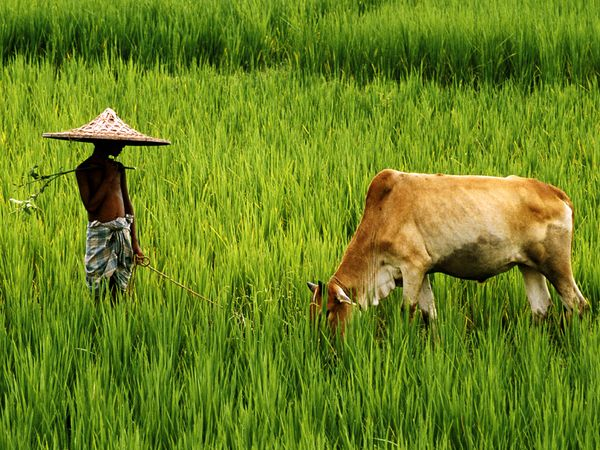
#> input picture Image Processing with OpenCV/images/bangladesh.jpg, 600 x 450 px
$ jupyter execute 'reading and writing image.ipynb'
#> lines starting #> are read from the running program, lines starting #| are printed output that depends on the picture
# ওপেনসিভি + পাইথনে ইমেজ প্রসেসিং
## ইমেজ কে ধরে বেঁধে কম্পিউটারের মেমোরিতে আনা, আবার বের করে দেয়া।
## মানে রিড রাইট আরকি!

## এইবার সত্যি সত্যি কোড দেখাবো 😁

আমরা ওপেনসিভি ইন্সটল করলাম কিন্তু কাজে লাগালাম না ব্যাপারটা কেমন দেখায়? চলেন কাজে লাগাই। এই অধ্যায়ে দেখা যাক কীভাবে ইমেজ রিড করতে হয়, একটা উইন্ডোতে দেখাতে হয় এবং কীভাবে সেটা সেভ করতে হয় । একাধিক উপায়ে কাজগুলো করা যায় । চলুন দেখা যাক!

 **ভালো হয় যদি আপনি আপনার IDE বা এডিটরে কোড লিখে প্র্যাকটিস করেন। শুধু দেখে গেলে কোন কাজে আসবে না ।**

## ইনপুট ইমেজ কই?

সিরিজের রুট ডিরেক্টরিতে images নামের ফোল্ডার আছে । আমি সেগুলো দিয়ে কাজ করবো । আপনি চাইলে আপনার পছন্দের ছবি নিয়ে কাজ করতে পারেন।

## ফার্স্ট রুল অফ দা বিজনেস! মডিউল ইম্পোর্ট করা

সবার প্রথম কাজ । আমার কিছু পাইথন মডিউল দরকার হবে , ওপেন্সিভি তো লাগবেই সাথে আরো কিছু মডিউল লাগবে । সেগুলো অ্যানাকন্ডার সাথে বিল্ট ইন হিসেবে আসে । এগুলো হচ্ছে numpy এবং maplotlib

[cell 1]
import cv2
import numpy as np
from matplotlib import pyplot as pt # আস্ত মডিউলের সব ইম্পোর্ট করা বাজে প্র্যাকটিস।

## ইমেজ রিড করা

ইমেজ রিড করার জন্য আমরা cv2 এর imread() মেথড টা নিয়ে কাজ করবো । imread() ২ টা আর্গুমেন্ট নেয় । একটা হচ্ছে ইমেজ ফাইলের নাম। আরেকটা হচ্ছে রিড মোড ফ্ল্যাগ।

রিড মোড ফ্ল্যাগ গুলো হচ্ছেঃ

- cv2.IMREAD_UNCHAGED => ছবি যেমন কালারে আছে তেমন ই লোড করা ।
- cv2.IMREAD_GRAYSCALE => গ্রে স্কেল মোডে লোড করা
- cv2.IMREAD_COLOR => রঙ্গিন হিসেবে লোড করা ।

__বিঃদ্রঃ__ এই অধ্যায়টা সহজ সরল রাখার সার্থে আমরা রঙিন ছবি লোড করছি না । কেন করছি না সেটা পরের অধ্যায়ে রঙিন এবং গ্রে স্কেল ইমেজের পার্থক্য নিয়ে কথা বলার সময় জানাবো । এখন আসেন ইমেজ লোড করি!

[cell 2]
image = cv2.imread('../images/bangladesh.jpg', cv2.IMREAD_GRAYSCALE)
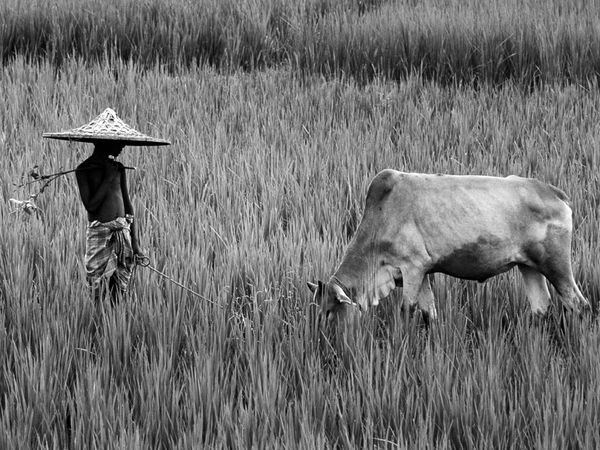
#> image: shape (450, 600); min 0, max 255, mean 111.5

## মোমেন্ট অফ ট্রুথ, ইমেজ আসলেই ম্যাট্রিক্স কিনা !

[cell 3]
print(image)
#> (printed output is left out)

## অতিকায়া ম্যাট্রিক্স!

তো যা বলেছিলাম আরকি । ইমেজ একটা ম্যাট্রিক্স। কিন্তু ম্যাট্রিক্স হিসেবে লোড করে কি হচ্ছে? আমি তো দেখতে পাচ্ছি না ছবিটা ঠিক ঠাক এসেছে কিনা ! আসুন এবার দেখি ইমেজ এর কি অবস্থা!

## ইমেজ দেখানোর ২ পদ্ধতি! <বিফলে মূল্য ফেরত যাবে কিনা আমি জানি না>

### প্রথম পদ্ধতিঃ
- cv2 এর গ্রাফিকাল উইন্ডো দিয়ে ইমেজ লোড করা যায় ।
- এর একটা অসুবিধা হচ্ছে যে, এইটা অনেক বেশি প্ল্যাটফর্ম ডিপেন্ডেন্ট (মানে অপারেটিং সিস্টেম ডিপেন্ডেন্ট) এবং বড় সাইজের ইমেজ লোড করতে ঝামেলা হয় ।
- এছাড়া আরেকটা ঝামেলা হচ্ছে জিনিসটা একসাথে একটা বেশি ইমেজ দেখাতে পারে না ।
- কোড লিখে সেভ করার ব্যবস্থা না রাখলে এবং উইন্ডো কুইট করার জন্য কোড না লিখলে প্রোগ্রাম হ্যাং করে (কি ঝামেলা!)

তাও ন্যাটিভ মেথড হিসেবে দেখাচ্ছি।

[cell 4]
cv2.imshow('ঝামেলা কইরা ইমেজ লোডাই!', image)

k = cv2.waitKey(0) # ০ দিলে সে সারাজীবন উইন্ডোজ ঝুলিয়ে রাখবে । অন্য ভ্যালু দিলে ঐ সময় পরে নিজেই বন্ধ হয়ে যাবে
#> (key q is pressed here)
if k == 27 or k == ord('q'): # মানে ESC অথবা q দিলে উইন্ডো চলে যাবে
    cv2.destroyAllWindows()

###  এই জিনিস মেলা ঝামেলা করে! আচ্ছা সেভ করবো ক্যামনে?

সেভ করার জন্য আপনাকে cv2.destroyAllWindows() এর আগে লিখতে হবে -

cv2.imwrite(fileName, image)

অর্থাৎ ফাইলনেম আর ম্যাট্রিক্স টা সাপ্লাই দিলেই হচ্ছে ।

[cell 5]
cv2.imwrite('out.jpg', image) # আলাদাই দিলাম!
#> Out = True
